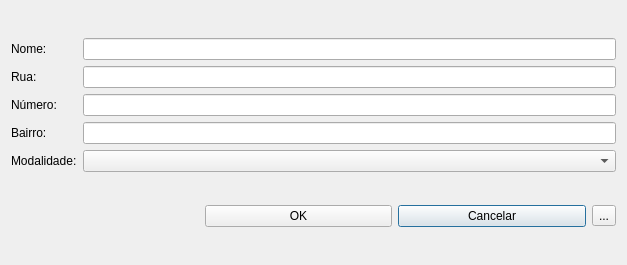
<?xml version="1.0" encoding="UTF-8"?>
<ui version="4.0">
 <class>Dialog</class>
 <widget class="QDialog" name="Dialog">
  <property name="geometry">
   <rect>
    <x>0</x>
    <y>0</y>
    <width>627</width>
    <height>265</height>
   </rect>
  </property>
  <property name="windowTitle">
   <string>Cadastrar Escola</string>
  </property>
  <property name="toolTip">
   <string/>
  </property>
  <layout class="QGridLayout" name="gridLayout">
   <item row="6" column="3">
    <widget class="QPushButton" name="buttonCancelar">
     <property name="text">
      <string>Cancelar</string>
     </property>
    </widget>
   </item>
   <item row="0" column="1" colspan="4">
    <layout class="QGridLayout" name="gridLayout_2">
     <item row="2" column="1">
      <widget class="QLineEdit" name="lineEditNumero"/>
     </item>
     <item row="2" column="0">
      <widget class="QLabel" name="labelNumero">
       <property name="text">
        <string>Número:</string>
       </property>
      </widget>
     </item>
     <item row="3" column="0">
      <widget class="QLabel" name="labelBairro">
       <property name="text">
        <string>Bairro:</string>
       </property>
      </widget>
     </item>
     <item row="0" column="0">
      <widget class="QLabel" name="labelNome">
       <property name="enabled">
        <bool>true</bool>
       </property>
       <property name="text">
        <string>Nome:</string>
       </property>
      </widget>
     </item>
     <item row="1" column="0">
      <widget class="QLabel" name="labelRua">
       <property name="text">
        <string>Rua:</string>
       </property>
      </widget>
     </item>
     <item row="0" column="1">
      <widget class="QLineEdit" name="lineEditNome"/>
     </item>
     <item row="3" column="1">
      <widget class="QLineEdit" name="lineEditBairro"/>
     </item>
     <item row="1" column="1">
      <widget class="QLineEdit" name="lineEditRua"/>
     </item>
     <item row="4" column="0">
      <widget class="QLabel" name="labelModalidade">
       <property name="text">
        <string>Modalidade:</string>
       </property>
      </widget>
     </item>
     <item row="4" column="1">
      <widget class="QComboBox" name="comboBoxModalidade"/>
     </item>
    </layout>
   </item>
   <item row="6" column="4">
    <widget class="QToolButton" name="toolButtonEditar">
     <property name="toolTip">
      <string>Editar</string>
     </property>
     <property name="text">
      <string>...</string>
     </property>
    </widget>
   </item>
   <item row="6" column="2">
    <widget class="QPushButton" name="buttonOk">
     <property name="text">
      <string>OK</string>
     </property>
    </widget>
   </item>
  </layout>
 </widget>
 <tabstops>
  <tabstop>lineEditNome</tabstop>
  <tabstop>lineEditRua</tabstop>
  <tabstop>lineEditNumero</tabstop>
  <tabstop>lineEditBairro</tabstop>
  <tabstop>comboBoxModalidade</tabstop>
  <tabstop>buttonOk</tabstop>
  <tabstop>buttonCancelar</tabstop>
  <tabstop>toolButtonEditar</tabstop>
 </tabstops>
 <resources/>
 <connections>
  <connection>
   <sender>buttonCancelar</sender>
   <signal>clicked()</signal>
   <receiver>Dialog</receiver>
   <slot>reject()</slot>
   <hints>
    <hint type="sourcelabel">
     <x>483</x>
     <y>409</y>
    </hint>
    <hint type="destinationlabel">
     <x>328</x>
     <y>165</y>
    </hint>
   </hints>
  </connection>
  <connection>
   <sender>buttonOk</sender>
   <signal>clicked()</signal>
   <receiver>Dialog</receiver>
   <slot>accept()</slot>
   <hints>
    <hint type="sourcelabel">
     <x>368</x>
     <y>409</y>
    </hint>
    <hint type="destinationlabel">
     <x>257</x>
     <y>156</y>
    </hint>
   </hints>
  </connection>
 </connections>
</ui>
